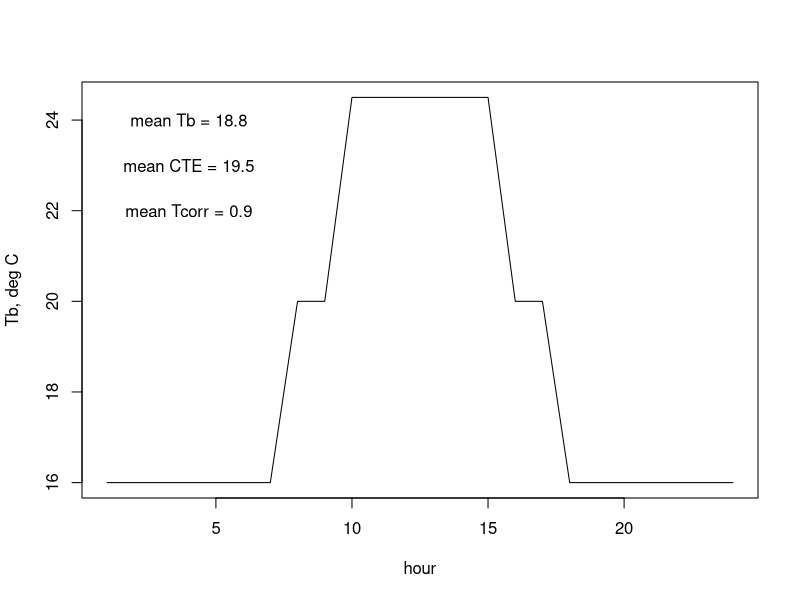

Generate this figure with R:
# script to compute constant temperature equivalent for development time for Niveoscincus ocellatus

data<-read.csv('life history/basking_regimes_ocellatus.csv')
data<-subset(data,regime=='b') # choose the first regime (can't remember what the different regimes are, but we used the second for lowland ocellatus development)

# reference temp and 5 parameters for the Arrhenius response curve
T_REF<-20 # degrees C, reference temperature - correction factor is 1 for this temperature
TA<-10191 # Arrhenius temperture
TAL<-50000 # Arrhenius temperature at lower temperature threshold
TAH<-90000 # Arrhenius temperature at upper temperature threshold
TL<-273+10 # lower temperature threshold
TH<-273+37 # upper temperature threshold 

T_cor<-function(temps){ # function to compute temperature correction based on 5 parameter Arrhenius response
exp(TA*(1/(273+T_REF)-1/(273+temps)))/(1+exp(TAL*(1/(273+temps)-1/TL))+exp(TAH*(1/TH-1/(273+temps))))
}
getTb<-function(Tb){ # function finding the difference between a temperature correction factor for a specified Tb compared to the mean calculated one (aim to make this zero)
      x<-exp(TA*(1/(273+T_REF)-1/(273+Tb)))/(1+exp(TAL*(1/(273+Tb)-1/TL))+exp(TAH*(1/TH-1/(273+Tb))))-TempCorr_mean
}

data$Tcor_restricted<-T_cor(data$restricted) # apply temperature correction function to restricted basking data
data$Tcor_unrestricted<-T_cor(data$unrestricted) # apply temperature correction function to unrestricted basking data

TempCorr_mean<-mean(data$Tcor_restricted) # get mean temperature correction factor
CTE_restricted<-uniroot(f=getTb,c(TL-273,TH-273),check.conv=TRUE)$root # search for a Tb (CTE) that gives the same temperature correction factor as the mean of the simulated temperature corrections
TempCorr_mean<-mean(data$Tcor_unrestricted) # get mean temperature correction factor
CTE_unrestricted<-uniroot(f=getTb,c(TL-273,TH-273),check.conv=TRUE)$root # search for a Tb (CTE) that gives the same temperature correction factor as the mean of the simulated temperature corrections

# plot results
with(data,plot(unrestricted~hour,ylab='Tb, deg C',type='l'))
text(4,24,paste("mean Tb = ",round(mean(data$unrestricted),1),sep=""))
text(4,23,paste("mean CTE = ",round(CTE_unrestricted,1),sep=""))
text(4,22,paste("mean Tcorr = ", round(mean(data$Tcor_unrestricted),1),sep=""))

